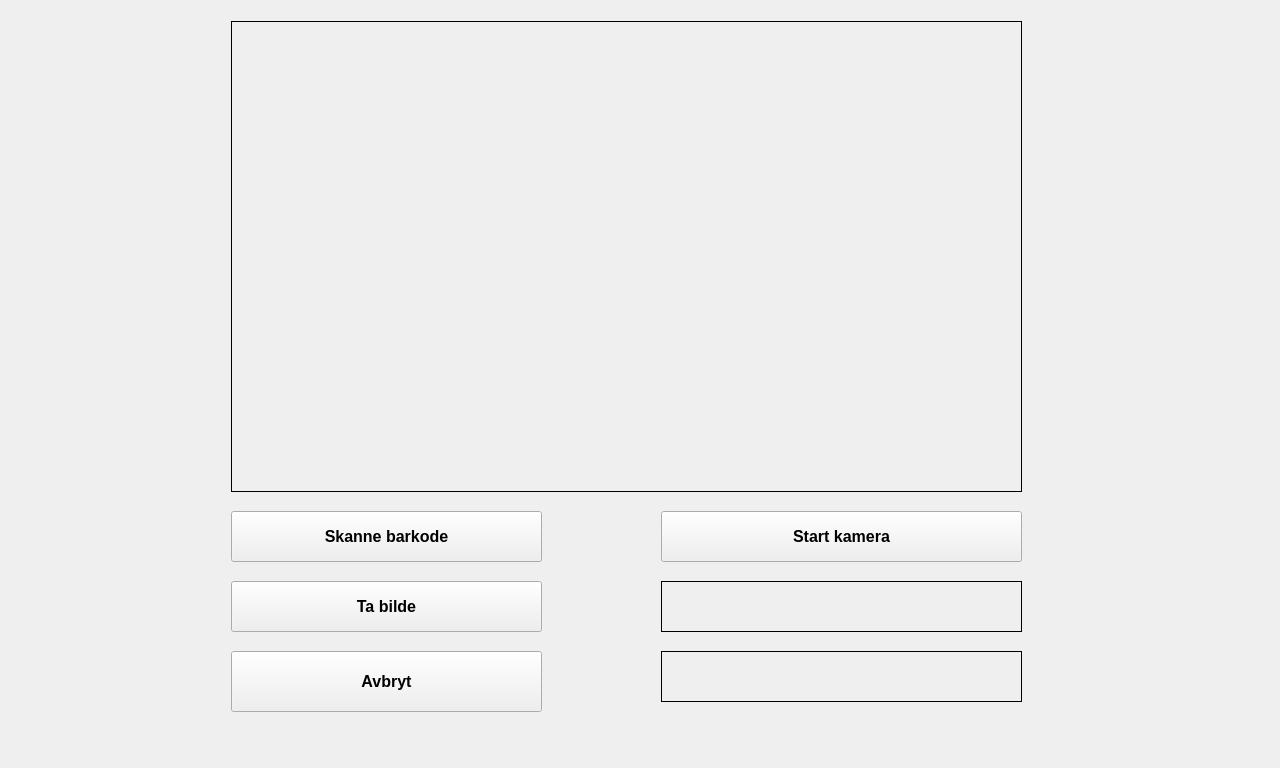
<?xml version="1.0" encoding="UTF-8"?>
<ui version="4.0">
 <class>gjenkjenning_send</class>
 <widget class="QWidget" name="gjenkjenning_send">
  <property name="geometry">
   <rect>
    <x>0</x>
    <y>0</y>
    <width>1280</width>
    <height>768</height>
   </rect>
  </property>
  <property name="windowTitle">
   <string>Form</string>
  </property>
  <layout class="QGridLayout" name="gridLayout">
   <item row="0" column="0">
    <widget class="QStackedWidget" name="stackedWidget">
     <widget class="QWidget" name="side1">
      <widget class="QLabel" name="labelFrame">
       <property name="geometry">
        <rect>
         <x>220</x>
         <y>10</y>
         <width>791</width>
         <height>471</height>
        </rect>
       </property>
       <property name="autoFillBackground">
        <bool>true</bool>
       </property>
       <property name="frameShape">
        <enum>QFrame::Box</enum>
       </property>
       <property name="text">
        <string/>
       </property>
      </widget>
      <widget class="QLabel" name="labelBarcodeData">
       <property name="geometry">
        <rect>
         <x>650</x>
         <y>570</y>
         <width>361</width>
         <height>51</height>
        </rect>
       </property>
       <property name="font">
        <font>
         <weight>75</weight>
         <bold>true</bold>
        </font>
       </property>
       <property name="autoFillBackground">
        <bool>true</bool>
       </property>
       <property name="frameShape">
        <enum>QFrame::Box</enum>
       </property>
       <property name="text">
        <string/>
       </property>
      </widget>
      <widget class="QLabel" name="labelSavingImage">
       <property name="geometry">
        <rect>
         <x>650</x>
         <y>640</y>
         <width>361</width>
         <height>51</height>
        </rect>
       </property>
       <property name="font">
        <font>
         <weight>75</weight>
         <bold>true</bold>
        </font>
       </property>
       <property name="autoFillBackground">
        <bool>true</bool>
       </property>
       <property name="frameShape">
        <enum>QFrame::Box</enum>
       </property>
       <property name="text">
        <string/>
       </property>
      </widget>
      <widget class="QPushButton" name="pushButtonTakePicture">
       <property name="geometry">
        <rect>
         <x>220</x>
         <y>570</y>
         <width>311</width>
         <height>51</height>
        </rect>
       </property>
       <property name="font">
        <font>
         <pointsize>12</pointsize>
         <weight>75</weight>
         <bold>true</bold>
        </font>
       </property>
       <property name="text">
        <string>Ta bilde</string>
       </property>
      </widget>
      <widget class="QPushButton" name="pushButtonScanBarcode">
       <property name="geometry">
        <rect>
         <x>220</x>
         <y>500</y>
         <width>311</width>
         <height>51</height>
        </rect>
       </property>
       <property name="font">
        <font>
         <pointsize>12</pointsize>
         <weight>75</weight>
         <bold>true</bold>
        </font>
       </property>
       <property name="text">
        <string>Skanne barkode</string>
       </property>
      </widget>
      <widget class="QPushButton" name="pushButtonClose">
       <property name="geometry">
        <rect>
         <x>220</x>
         <y>640</y>
         <width>311</width>
         <height>61</height>
        </rect>
       </property>
       <property name="font">
        <font>
         <pointsize>12</pointsize>
         <weight>75</weight>
         <bold>true</bold>
        </font>
       </property>
       <property name="text">
        <string>Avbryt</string>
       </property>
      </widget>
      <widget class="QPushButton" name="pushButtonStartKamera">
       <property name="geometry">
        <rect>
         <x>650</x>
         <y>500</y>
         <width>361</width>
         <height>51</height>
        </rect>
       </property>
       <property name="font">
        <font>
         <pointsize>12</pointsize>
         <weight>75</weight>
         <bold>true</bold>
        </font>
       </property>
       <property name="autoFillBackground">
        <bool>true</bool>
       </property>
       <property name="text">
        <string>Start kamera</string>
       </property>
      </widget>
     </widget>
    </widget>
   </item>
  </layout>
 </widget>
 <resources/>
 <connections/>
</ui>
